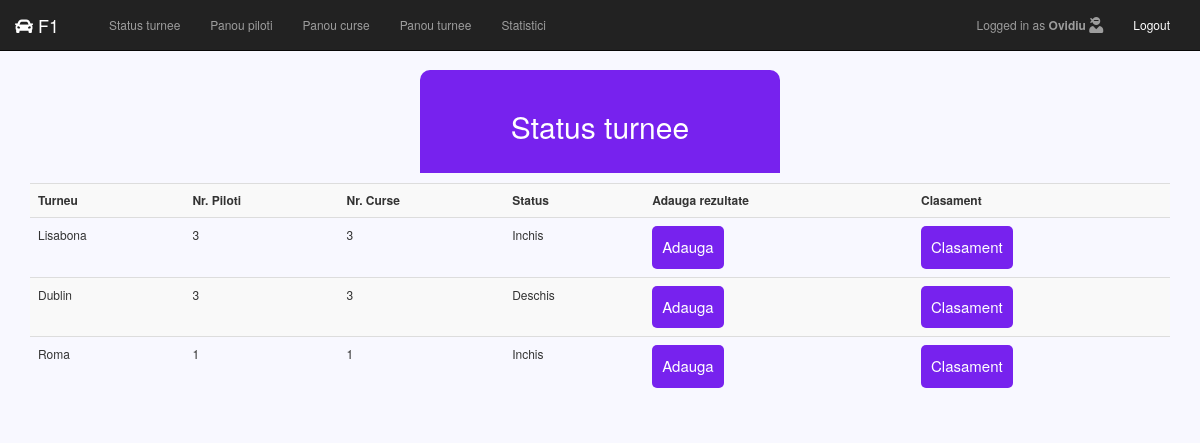
Page /index.php (signed in) on the committed database.
### tables this page shows
CREATE TABLE `turnee` (
  `ID_Turneu` int(11) NOT NULL,
  `an` int(11) NOT NULL,
  `denumire` varchar(30) NOT NULL,
  `status` varchar(7) NOT NULL
);

### index.php (the view)
<?php include('html-header.php');
	 ?>
	<div class="header">
		<h2 id="torunament-status-title">Status turnee</h2>
	</div>
	<div class="main-body">
			<div class="table-responsive container">
				<table class="table table-striped" id="status-turnee-tabel">
					<tr>
						<th>Turneu</th>
						<th>Nr. Piloti</th>
						<th>Nr. Curse</th>
						<th>Status</th>
						<th>Adauga rezultate</th>
						<th>Clasament</th>
					</tr>
					<?php
						$selectNumberOfPilotsTournaments = "SELECT COUNT(A.ID_Pilot) as NoOfPilots, A.ID_Turneu as TournamentID FROM (SELECT ID_Pilot, ID_Turneu from piloticurseturnee GROUP by ID_Pilot, ID_Turneu) A GROUP by ID_Turneu ORDER BY ID_Turneu ASC;";
						$NoOfPilots = array();
						$Tournament = array();
						$counter = 0;
						$run_selectNumberOfPilotsTournaments = mysqli_query($db, $selectNumberOfPilotsTournaments);
						while ($row = mysqli_fetch_assoc($run_selectNumberOfPilotsTournaments)) {
							$NoOfPilots[$counter] = $row['NoOfPilots'];
							$Tournament[$counter] = $row['TournamentID'];
							$counter++;
						}
						$selectNumberOfRacesTournaments = "SELECT COUNT(A.ID_Cursa) as NoOfRaces, A.ID_Turneu as TournamentID FROM (SELECT ID_Cursa, ID_Turneu from piloticurseturnee GROUP by ID_Cursa, ID_Turneu) A GROUP by ID_Turneu ORDER BY ID_Turneu ASC;";
						$NoOfRaces = array();
						$counter = 0;
						$run_selectNumberOfRacesTournaments = mysqli_query($db, $selectNumberOfRacesTournaments);
						while ($row = mysqli_fetch_assoc($run_selectNumberOfRacesTournaments)) {
							$NoOfRaces[$counter++] = $row['NoOfRaces'];
						}
						for($i = 0; $i < $counter; $i++) {
							$selectTournamentsById = "SELECT denumire, status FROM turnee WHERE ID_Turneu = $Tournament[$i];";
							$run_selectTournamentsById = mysqli_query($db, $selectTournamentsById);
							while ($row = mysqli_fetch_assoc($run_selectTournamentsById)) {
								$tournamentName = $row['denumire'];
								$tournamentStatus = $row['status'];
								echo "<tr>
										<td>$tournamentName</td>
										<td>$NoOfPilots[$i]</td>
										<td>$NoOfRaces[$i]</td>
										<td>$tournamentStatus</td>
										<td><a href='modify-tournament-results.php?tournamentID=$Tournament[$i]'><button class='btn btn-sm'>Adauga</button></a></td>
										<td><a href='tournament-leaderboard.php?tournamentID=$Tournament[$i]'><button class='btn btn-sm'>Clasament</button></a></td>
									 </tr>";
							}
						}
					?>
				</table>
			</div>
	</div>
<?php include('html-footer.php') ?>

### style.css (style rules this page uses)
* { margin: 0px; padding: 0px; }
body { font-size: 120%; background: #F8F8FF; }
.header { width: 30%; margin: 70px auto 0px; color: white; background: #72e; text-align: center; border-bottom: none; border-radius: 10px 10px 0px 0px; padding: 20px; }
.btn { padding: 10px; font-size: 15px; color: white; background: #72e; border: none; border-radius: 5px; }
table { margin-top: 10px; }

### rows in the picture
turnee: denumire "Lisabona", i "3", status "Inchis"
turnee: denumire "Dublin", i "3", status "Deschis"
turnee: denumire "Roma", i "1", status "Inchis"

### other values in the picture
$_SESSION['username'] "Ovidiu"
